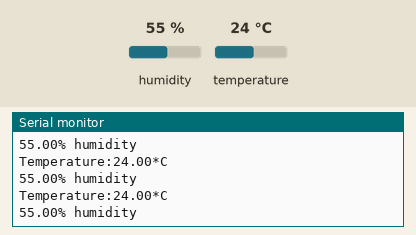
The sketch below on a simulated Arduino Uno, built with avr-gcc and run on an emulated ATmega328P. On the bench: the last lines printed to the serial monitor. The inputs (shaded band) are chosen by the test bench; at power-on: humidity 55 %, temperature 24 °C.

Above: at 2.8 s.
2.9 s: humidity set to 22 %
At 5.5 s:
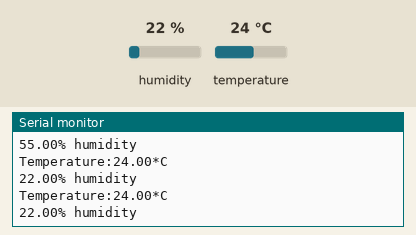
5.6 s: temperature set to 12 °C
At 7.8 s:
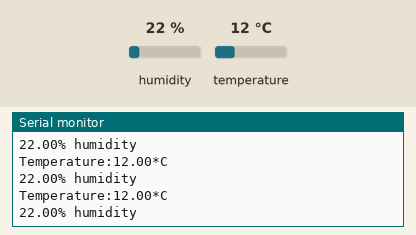
8.3 s: humidity set to 40 %
At 10.7 s:
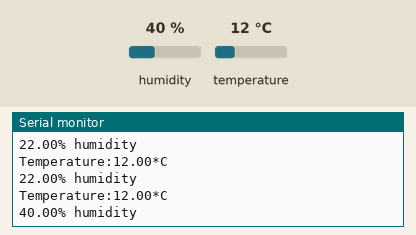
Timing chart, 0 to 12.2 s (numbered marks = the images above; inputs shaded):
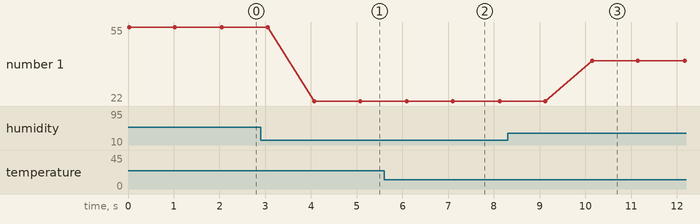

The sketch:

main.ino
```cpp
#include <DHT.h>


#define DHT11_PIN 13
#define DHTTYPE    DHT11     // DHT 11


DHT dht(DHT11_PIN, DHTTYPE);
/*
String readDHTTemperature() {
  // Sensor readings may also be up to 2 seconds 'old' (its a very slow sensor)
  // Read temperature as Celsius (the default)
  float t = dht.readTemperature();
  // Read temperature as Fahrenheit (isFahrenheit = true)
  //float t = dht.readTemperature(true);
  // Check if any reads failed and exit early (to try again).
  if (isnan(t)) {
    Serial.println("Failed to read from DHT sensor!");
    return "--";
  }
  else {
    Serial.println(t);
    return String(t);
  }
}
String readDHTHumidity() {
  // Sensor readings may also be up to 2 seconds 'old' (its a very slow sensor)
  float h = dht.readHumidity();
  if (isnan(h)) {
    Serial.println("Failed to read from DHT sensor!");
    return "--";
  }
  else {
    Serial.println(h);
    return String(h);
  }
}

String processor(const String& var){
  //Serial.println(var);
  if(var == "TEMPERATURE"){
    return readDHTTemperature();
  }
  else if(var == "HUMIDITY"){
    return readDHTHumidity();
  }
  return String();
}

*/
void setup(){
  // Serial port for debugging purposes
  Serial.begin(115200);

  dht.begin();
}

void loop(){
  Serial.println("Temperature:" + String(dht.readTemperature()) +"*C\n" + String(dht.readHumidity()) + "% humidity");
  delay(1000);

}
```

Measured:
- after the input at 2.9 s, the serial monitor: prints a new line after 1.2 s (image 1)
- after the input at 5.6 s, the serial monitor: prints a new line after 0.50 s (image 2)
- after the input at 8.3 s, the serial monitor: prints a new line after 1.8 s (image 3)
- plotted number 1: 55 → 22 after the input at 2.9 s, 22 → 40 after the input at 8.3 s
